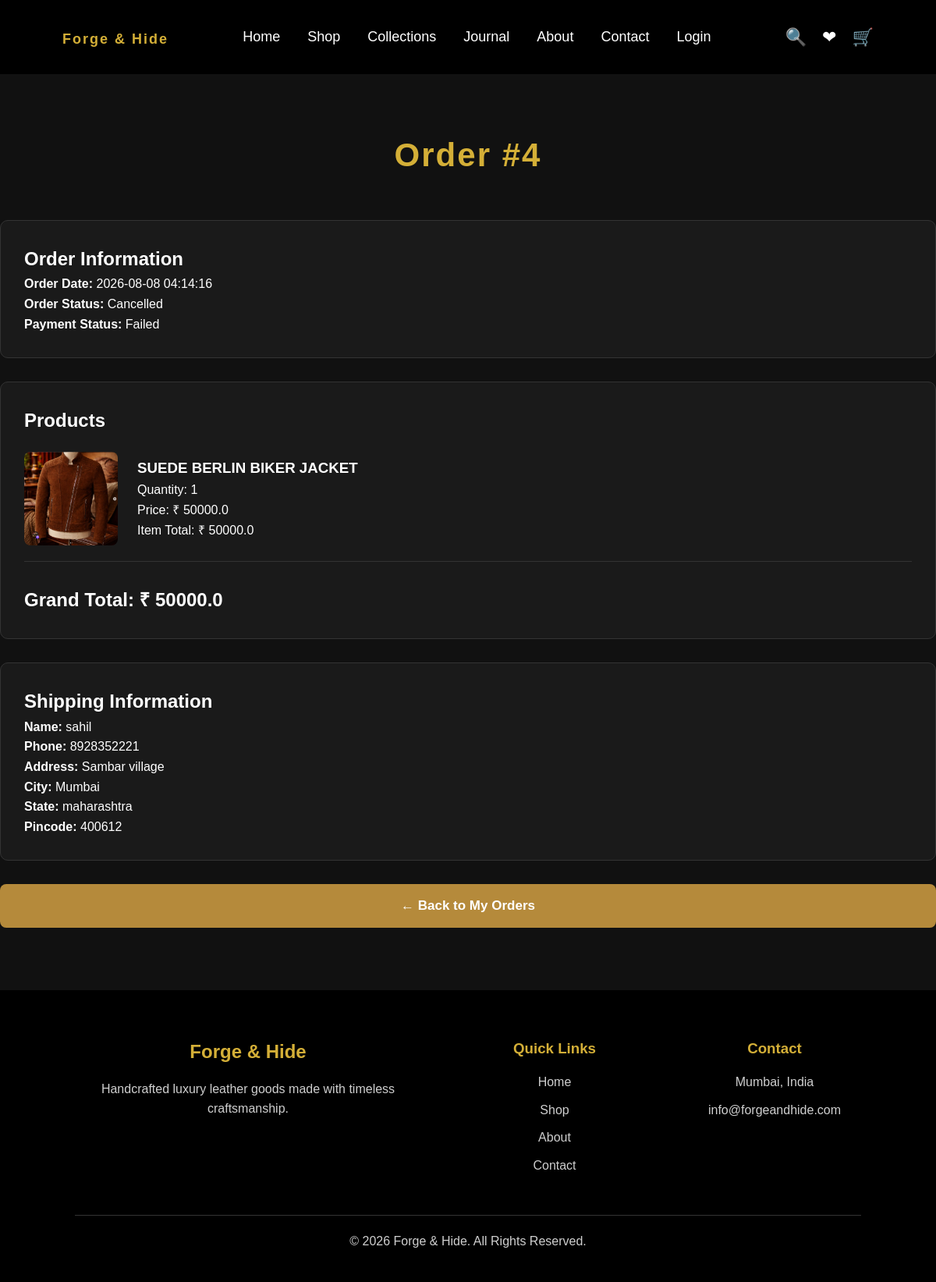
Page /my-orders/4 (signed in) on the committed database.
### models.py (models this page shows, shortened)
class Order(db.Model):
    __tablename__ = "orders"
    id = db.Column(
        db.Integer,
        primary_key=True
    )
    customer_id = db.Column(
        db.Integer,
        db.ForeignKey("customers.id"),
        nullable=False
    )
    total_amount = db.Column(
        db.Float,
        nullable=False,
        default=0
    )
    status = db.Column(
        db.String(50),
        default="Pending"
    )
    payment_status = db.Column(
        db.String(50),
        default="Pending"
    )
    stock_restored = db.Column(
    db.Boolean,
    default=False,
    nullable=True
    )
    shipping_name = db.Column(
        db.String(200),
        nullable=False
    )
    shipping_phone = db.Column(
        db.String(30),
        nullable=False
    )
    shipping_address = db.Column(
        db.Text,
        nullable=False
    )
    city = db.Column(
        db.String(100),
        nullable=False
    )
    state = db.Column(
        db.String(100),
        nullable=False
    )
    pincode = db.Column(
        db.String(20),
        nullable=False
    )
    created_at = db.Column(
        db.DateTime,
        server_default=func.now()
    )
    customer = db.relationship(
        "Customer",
        backref="orders"
    )
    items = db.relationship(
        "OrderItem",
        back_populates="order",
        cascade="all, delete-orphan"
    )

class OrderItem(db.Model):
    __tablename__ = "order_items"
    id = db.Column(
        db.Integer,
        primary_key=True
    )
    order_id = db.Column(
        db.Integer,
        db.ForeignKey("orders.id"),
        nullable=False
    )
    product_id = db.Column(
        db.Integer,
        db.ForeignKey("products.id"),
        nullable=False
    )
    quantity = db.Column(
        db.Integer,
        nullable=False,
        default=1
    )
    price = db.Column(
        db.Float,
        nullable=False
    )
    order = db.relationship(
        "Order",
        back_populates="items"
    )
    product = db.relationship(
        "Product"
    )

class Product(db.Model):
    __tablename__ = "products"
    id = db.Column(db.Integer, primary_key=True)
    category_id = db.Column(
        db.Integer,
        db.ForeignKey("categories.id", name="fk_product_category"),
        nullable=True
    )
    category = db.relationship(
        "Category",
        back_populates="products"
    )
    name = db.Column(db.String(200), nullable=False)
    slug = db.Column(db.String(200), unique=True, nullable=False)
    description = db.Column(db.Text)
    short_description = db.Column(db.String(500))
    long_description = db.Column(db.Text)
    leather_type = db.Column(db.String(150))
    hardware = db.Column(db.String(150))
    lining = db.Column(db.String(150))
    dimensions = db.Column(db.String(150))
    weight = db.Column(db.String(100))
    made_in = db.Column(db.String(100))
    warranty = db.Column(db.String(100))
    care = db.Column(db.Text)
    is_bestseller = db.Column(db.Boolean, default=False)
    price = db.Column(db.Float, nullable=False)
    stock = db.Column(db.Integer, default=0)
    image = db.Column(db.String(300))
    is_featured = db.Column(db.Boolean, default=False)
    created_at = db.Column(
        db.DateTime,
        server_default=func.now()
    )

### app.py (the view)
@app.route("/my-orders/<int:order_id>")
@login_required
def order_details(order_id):
    order = Order.query.get_or_404(order_id)
    if order.customer_id != current_user.id:
        return redirect(url_for("my_orders"))
    return render_template(
        "order_details.html",
        order=order
    )

### app.py (called while the page is built)
@app.context_processor
def inject_cart_count():
    cart_count = 0
    if current_user.is_authenticated:
        cart_items = Cart.query.filter_by(
            customer_id=current_user.id
        ).all()
        for item in cart_items:
            cart_count += item.quantity
    return {
        "cart_count": cart_count
    }

@login_manager.user_loader
def load_user(user_id):
    return Admin.query.get(int(user_id))

@app.after_request
def add_no_cache_headers(response):
    response.headers["Cache-Control"] = "no-store, no-cache, must-revalidate, max-age=0"
    response.headers["Pragma"] = "no-cache"
    response.headers["Expires"] = "0"
    return response

### templates/order_details.html (shortened to what this page needs)
{% extends "base.html" %}
{% block content %}
<h1 class="section-title">
    Order #{{ order.id }}
</h1>
<div style="
    margin-top:40px;
    background:#1a1a1a;
    padding:30px;
    border-radius:10px;
    border:1px solid #333;
">
    <h2>Order Information</h2>
    <p>
        <strong>Order Date:</strong>
        {{ order.created_at }}
    </p>
    <p>
        <strong>Order Status:</strong>
        {{ order.status }}
    </p>
    <p>
        <strong>Payment Status:</strong>
        {{ order.payment_status }}
    </p>
</div>
<div style="
    margin-top:30px;
    background:#1a1a1a;
    padding:30px;
    border-radius:10px;
    border:1px solid #333;
">
    <h2>Products</h2>
    {% for item in order.items %}
    <div style="
        display:flex;
        align-items:center;
        gap:25px;
        padding:20px 0;
        border-bottom:1px solid #333;
    ">
        {% if item.product.image %}
        <img
            src="{{ url_for(
                'static',
                filename='uploads/' + item.product.image
            ) }}"
            width="120"
            style="border-radius:8px;"
        >
        {% endif %}
        <div>
            <h3>
                {{ item.product.name }}
            </h3>
            <p>
                Quantity:
                {{ item.quantity }}
            </p>
            <p>
                Price:
                ₹ {{ item.price }}
            </p>
            <p>
                Item Total:
                ₹ {{ item.price * item.quantity }}
            </p>
        </div>
    </div>
    {% endfor %}
    <h2 style="margin-top:30px;">
        Grand Total:
        ₹ {{ order.total_amount }}
    </h2>
</div>
<div style="
    margin-top:30px;
    background:#1a1a1a;
    padding:30px;
    border-radius:10px;
    border:1px solid #333;
">
    <h2>Shipping Information</h2>
    <p>
        <strong>Name:</strong>
        {{ order.shipping_name }}
    </p>
    <p>
        <strong>Phone:</strong>
        {{ order.shipping_phone }}
    </p>
    <p>
        <strong>Address:</strong>
        {{ order.shipping_address }}
    </p>
    <p>
        <strong>City:</strong>
        {{ order.city }}
    </p>
    <p>
        <strong>State:</strong>
        {{ order.state }}
    </p>
    <p>
        <strong>Pincode:</strong>
        {{ order.pincode }}
    </p>
</div>
<div style="margin-top:30px;">
    <a href="{{ url_for('my_orders') }}">
        <button class="hero-button">
            ← Back to My Orders
        </button>
    </a>
</div>
{% endblock %}

### static/css/style.css (style rules this page uses)
* { margin:0; padding:0; box-sizing:border-box; }
body { font-family:Arial, Helvetica, sans-serif; background:#111; color:#fff; line-height:1.6; }
.section-title { text-align:center; font-size:42px; color:#d4af37; margin-top:70px; margin-bottom:50px; letter-spacing:2px; }
.hero-button { width:100%; padding:12px; background:#d4af37; border:none; border-radius:6px; font-size:16px; font-weight:bold; cursor:pointer; transition:.3s; }
.section-title { text-align:center; color:#d4af37; font-size:42px; margin-bottom:50px; }
.hero-button { padding:18px 42px; background:#b58a3b; color:#fff; border:none; border-radius:8px; font-size:17px; font-weight:600; cursor:pointer; transition:.3s; }

### rows in the picture
Order: id "4", created_at "2026-08-08 04:14:16", status "Cancelled", payment_status "Failed", total_amount "50000.0", shipping_name "sahil", shipping_phone "8928352221", shipping_address "Sambar village", city "Mumbai", state "maharashtra", pincode "400612"
OrderItem: image (picture), product.name "SUEDE BERLIN BIKER JACKET", quantity "1", price "50000.0", item.price*item.quantity "50000.0"
